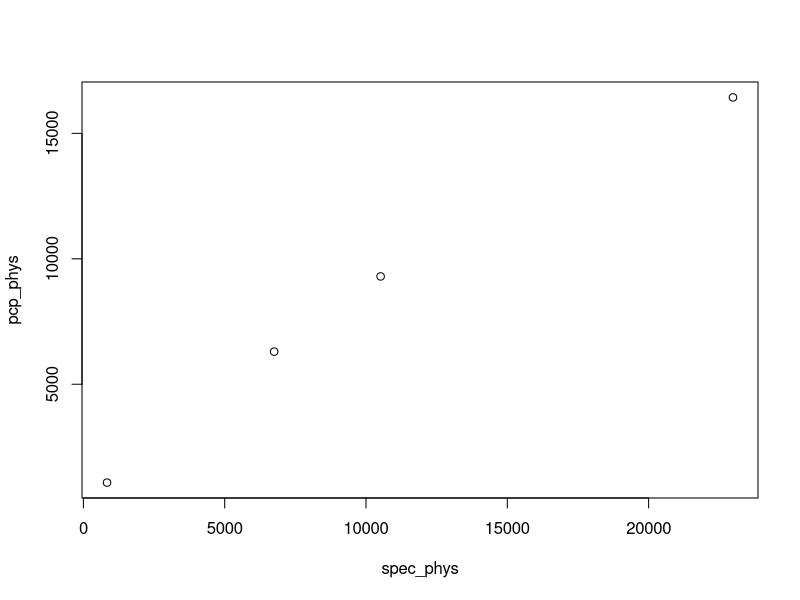

This figure's R source:
## ---- chunk 1
x <- 2+3
x <- x+1
x
## ---- chunk 2
x <- 2+3
y <- x
y <- y + 1
x
## ---- chunk 3
# Calculate primary care physician to specialist ratio
pcp_phys <- c(6300, 1080, 9297, 16433)
spec_phys <- c(6750, 837, 10517, 22984)
pcp_spec_ratio <- 1000 * pcp_phys / spec_phys
## ---- chunk 4
plot(spec_phys, pcp_phys)
## ---- chunk 5
exp(3)
## ---- chunk 6
ceiling(3.7)
## ---- chunk 7
floor(3.7)
## ---- chunk 8
round(2.5)
round(3.5)
## ---- chunk 9
getwd()
## ---- chunk 10
# update this with the path to your file
df <- read.csv("data/fake_names.csv") 
df
## ---- chunk 11
library(tidyverse)
## ---- chunk 12
df <- read_csv("data/fake_names.csv", show_col_types=FALSE)
df
## ---- chunk 13
df <- readr::read_csv("data/fake_names.csv", show_col_types = FALSE)
